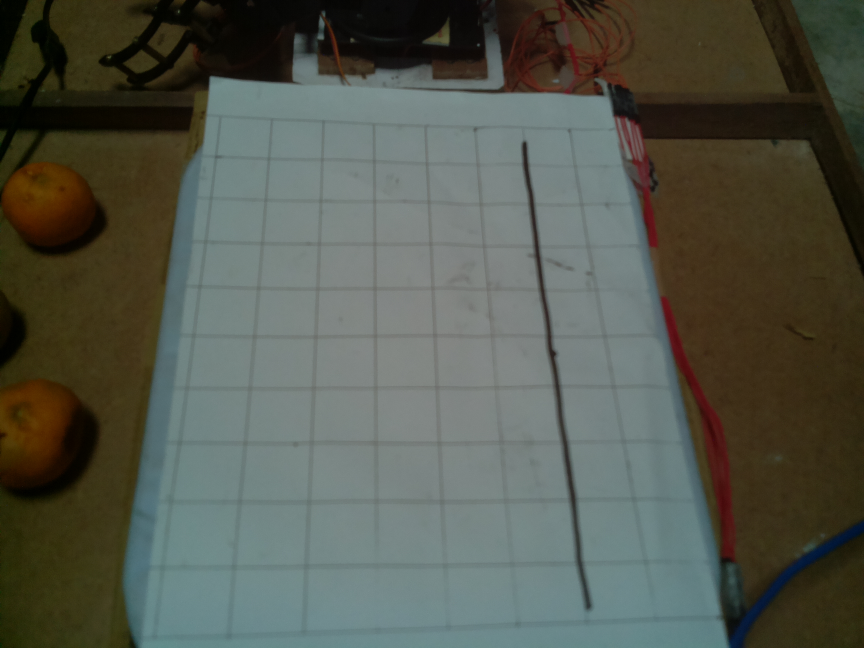
#> input picture namaste_new.jpg, 2592 x 1944 px (shown at 1/3 size)
$ python perspective.py   (Python 2 division)
#> lines starting #> are read from the running program, lines starting #| are printed output that depends on the picture
import cv2
import numpy as np
import timeit

start_time = timeit.default_timer()


img = cv2.imread('namaste_new.jpg')
#> img is the input picture: shape (1944, 2592, 3); mean B, G, R 77.3, 87.7, 84.1

pts1 = np.float32([[661, 348], [1843, 385], [463, 1911], [2165, 1853]])
pts2 = np.float32([[0, 0], [1000, 0], [0, 1000], [1000, 1000]])

M = cv2.getPerspectiveTransform(pts1, pts2)

dst = cv2.warpPerspective(img, M, (1000, 1000))
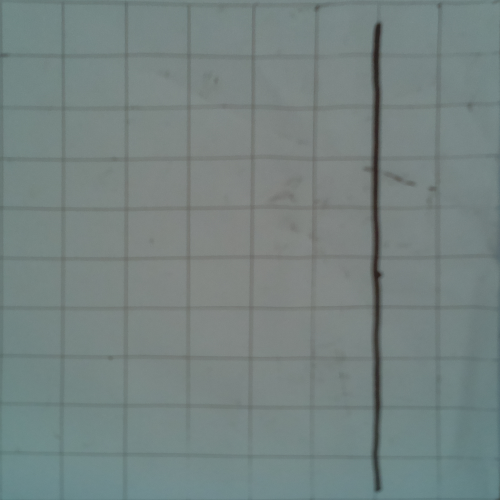
#> dst: shape (1000, 1000, 3) (shown at 1/2 size); mean B, G, R 129.6, 131.1, 117.8

cv2.imwrite('corrected.jpg', dst)

elapsed = timeit.default_timer() - start_time

print elapsed
